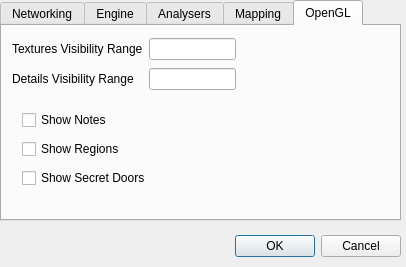
<ui version="4.0" >
 <author></author>
 <comment></comment>
 <exportmacro></exportmacro>
 <class>ConfigDialog</class>
 <widget class="QDialog" name="ConfigDialog" >
  <property name="geometry" >
   <rect>
    <x>0</x>
    <y>0</y>
    <width>406</width>
    <height>267</height>
   </rect>
  </property>
  <property name="minimumSize" >
   <size>
    <width>406</width>
    <height>267</height>
   </size>
  </property>
  <property name="maximumSize" >
   <size>
    <width>406</width>
    <height>267</height>
   </size>
  </property>
  <property name="windowTitle" >
   <string>Dialog</string>
  </property>
  <widget class="QWidget" name="layoutWidget_2" >
   <property name="geometry" >
    <rect>
     <x>50</x>
     <y>230</y>
     <width>351</width>
     <height>33</height>
    </rect>
   </property>
   <layout class="QHBoxLayout" >
    <property name="margin" >
     <number>0</number>
    </property>
    <property name="spacing" >
     <number>6</number>
    </property>
    <item>
     <spacer>
      <property name="orientation" >
       <enum>Qt::Horizontal</enum>
      </property>
      <property name="sizeHint" >
       <size>
        <width>131</width>
        <height>31</height>
       </size>
      </property>
     </spacer>
    </item>
    <item>
     <widget class="QPushButton" name="okButton" >
      <property name="text" >
       <string>OK</string>
      </property>
     </widget>
    </item>
    <item>
     <widget class="QPushButton" name="cancelButton" >
      <property name="text" >
       <string>Cancel</string>
      </property>
     </widget>
    </item>
   </layout>
  </widget>
  <widget class="QTabWidget" name="tabWidget" >
   <property name="geometry" >
    <rect>
     <x>0</x>
     <y>0</y>
     <width>401</width>
     <height>221</height>
    </rect>
   </property>
   <property name="currentIndex" >
    <number>4</number>
   </property>
   <widget class="QWidget" name="tab" >
    <attribute name="title" >
     <string>Networking</string>
    </attribute>
    <widget class="QWidget" name="widget_2" >
     <property name="geometry" >
      <rect>
       <x>10</x>
       <y>10</y>
       <width>251</width>
       <height>95</height>
      </rect>
     </property>
     <layout class="QVBoxLayout" >
      <property name="margin" >
       <number>0</number>
      </property>
      <property name="spacing" >
       <number>6</number>
      </property>
      <item>
       <layout class="QHBoxLayout" >
        <property name="margin" >
         <number>0</number>
        </property>
        <property name="spacing" >
         <number>6</number>
        </property>
        <item>
         <widget class="QLabel" name="label" >
          <property name="text" >
           <string>Local port</string>
          </property>
         </widget>
        </item>
        <item>
         <widget class="QLineEdit" name="lineEdit_localport" >
          <property name="sizePolicy" >
           <sizepolicy>
            <hsizetype>7</hsizetype>
            <vsizetype>0</vsizetype>
            <horstretch>2</horstretch>
            <verstretch>0</verstretch>
           </sizepolicy>
          </property>
         </widget>
        </item>
       </layout>
      </item>
      <item>
       <layout class="QHBoxLayout" >
        <property name="margin" >
         <number>0</number>
        </property>
        <property name="spacing" >
         <number>6</number>
        </property>
        <item>
         <widget class="QLabel" name="label_2" >
          <property name="text" >
           <string>Remote host</string>
          </property>
         </widget>
        </item>
        <item>
         <widget class="QLineEdit" name="lineEdit_remotehost" />
        </item>
       </layout>
      </item>
      <item>
       <layout class="QHBoxLayout" >
        <property name="margin" >
         <number>0</number>
        </property>
        <property name="spacing" >
         <number>6</number>
        </property>
        <item>
         <widget class="QLabel" name="label_3" >
          <property name="text" >
           <string>Remote port</string>
          </property>
         </widget>
        </item>
        <item>
         <widget class="QLineEdit" name="lineEdit_remoteport" />
        </item>
       </layout>
      </item>
     </layout>
    </widget>
    <widget class="QLabel" name="label_5" >
     <property name="geometry" >
      <rect>
       <x>10</x>
       <y>120</y>
       <width>387</width>
       <height>20</height>
      </rect>
     </property>
     <property name="text" >
      <string>NOTE: Changes to local port take place after restart!</string>
     </property>
    </widget>
   </widget>
   <widget class="QWidget" name="tab" >
    <attribute name="title" >
     <string>Engine</string>
    </attribute>
    <widget class="QWidget" name="layoutWidget" >
     <property name="geometry" >
      <rect>
       <x>10</x>
       <y>10</y>
       <width>348</width>
       <height>87</height>
      </rect>
     </property>
     <layout class="QGridLayout" >
      <property name="margin" >
       <number>0</number>
      </property>
      <property name="spacing" >
       <number>6</number>
      </property>
      <item row="2" column="0" >
       <widget class="QLabel" name="label_descquote" >
        <property name="text" >
         <string>Description quote</string>
        </property>
       </widget>
      </item>
      <item row="2" column="1" >
       <widget class="QSpinBox" name="spinBox_descquote" />
      </item>
      <item row="1" column="1" >
       <widget class="QSpinBox" name="spinBox_namequote" />
      </item>
      <item row="1" column="0" >
       <widget class="QLabel" name="label_4" >
        <property name="text" >
         <string>Room name quote</string>
        </property>
       </widget>
      </item>
      <item row="0" column="0" >
       <widget class="QCheckBox" name="checkBox_autorefresh" >
        <property name="sizePolicy" >
         <sizepolicy>
          <hsizetype>1</hsizetype>
          <vsizetype>0</vsizetype>
          <horstretch>1</horstretch>
          <verstretch>0</verstretch>
         </sizepolicy>
        </property>
        <property name="text" >
         <string>Enable automatic refresh of data</string>
        </property>
       </widget>
      </item>
     </layout>
    </widget>
    <widget class="QCheckBox" name="checkBox_promptIAC" >
     <property name="geometry" >
      <rect>
       <x>11</x>
       <y>101</y>
       <width>236</width>
       <height>25</height>
      </rect>
     </property>
     <property name="text" >
      <string>Use IAC for prompt detection</string>
     </property>
    </widget>
    <widget class="QCheckBox" name="checkBox_forwardIAC" >
     <property name="geometry" >
      <rect>
       <x>11</x>
       <y>131</y>
       <width>233</width>
       <height>25</height>
      </rect>
     </property>
     <property name="text" >
      <string>Forward the IAC to the client</string>
     </property>
    </widget>
    <widget class="QCheckBox" name="checkBox_forwardPromptColour" >
     <property name="geometry" >
      <rect>
       <x>11</x>
       <y>161</y>
       <width>259</width>
       <height>25</height>
      </rect>
     </property>
     <property name="text" >
      <string>Forward Prompt Colour to Client</string>
     </property>
    </widget>
   </widget>
   <widget class="QWidget" name="tab" >
    <attribute name="title" >
     <string>Analysers</string>
    </attribute>
    <widget class="QWidget" name="layoutWidget_3" >
     <property name="geometry" >
      <rect>
       <x>10</x>
       <y>10</y>
       <width>131</width>
       <height>141</height>
      </rect>
     </property>
     <layout class="QVBoxLayout" >
      <property name="margin" >
       <number>0</number>
      </property>
      <property name="spacing" >
       <number>6</number>
      </property>
      <item>
       <widget class="QCheckBox" name="checkBox_brief" >
        <property name="text" >
         <string>Brief Mode</string>
        </property>
       </widget>
      </item>
      <item>
       <widget class="QCheckBox" name="checkBox_desc" >
        <property name="text" >
         <string>Desc Check</string>
        </property>
       </widget>
      </item>
      <item>
       <widget class="QCheckBox" name="checkBox_exits" >
        <property name="text" >
         <string>Exits Check</string>
        </property>
       </widget>
      </item>
      <item>
       <widget class="QCheckBox" name="checkBox_terrain" >
        <property name="text" >
         <string>Terrain Check</string>
        </property>
       </widget>
      </item>
     </layout>
    </widget>
   </widget>
   <widget class="QWidget" name="tab" >
    <attribute name="title" >
     <string>Mapping</string>
    </attribute>
    <widget class="QCheckBox" name="checkBox_angrylinker" >
     <property name="geometry" >
      <rect>
       <x>10</x>
       <y>10</y>
       <width>121</width>
       <height>25</height>
      </rect>
     </property>
     <property name="text" >
      <string>AngryLinker</string>
     </property>
    </widget>
    <widget class="QCheckBox" name="checkBox_automerge" >
     <property name="geometry" >
      <rect>
       <x>10</x>
       <y>40</y>
       <width>105</width>
       <height>25</height>
      </rect>
     </property>
     <property name="text" >
      <string>Automerge</string>
     </property>
    </widget>
   </widget>
   <widget class="QWidget" name="tab" >
    <attribute name="title" >
     <string>OpenGL</string>
    </attribute>
    <widget class="QWidget" name="layoutWidget_5" >
     <property name="geometry" >
      <rect>
       <x>10</x>
       <y>10</y>
       <width>224</width>
       <height>58</height>
      </rect>
     </property>
     <layout class="QGridLayout" >
      <property name="margin" >
       <number>0</number>
      </property>
      <property name="spacing" >
       <number>6</number>
      </property>
      <item row="1" column="1" >
       <widget class="QLineEdit" name="lineEdit_detrange" />
      </item>
      <item row="0" column="1" >
       <widget class="QLineEdit" name="lineEdit_visrange" />
      </item>
      <item row="1" column="0" >
       <widget class="QLabel" name="label_8" >
        <property name="text" >
         <string>Details Visibility Range</string>
        </property>
       </widget>
      </item>
      <item row="0" column="0" >
       <widget class="QLabel" name="label_7" >
        <property name="text" >
         <string>Textures Visibility Range</string>
        </property>
       </widget>
      </item>
     </layout>
    </widget>
    <widget class="QWidget" name="" >
     <property name="geometry" >
      <rect>
       <x>20</x>
       <y>81</y>
       <width>146</width>
       <height>86</height>
      </rect>
     </property>
     <layout class="QVBoxLayout" >
      <property name="margin" >
       <number>0</number>
      </property>
      <property name="spacing" >
       <number>6</number>
      </property>
      <item>
       <widget class="QCheckBox" name="checkShowNotes" >
        <property name="text" >
         <string>Show Notes</string>
        </property>
       </widget>
      </item>
      <item>
       <widget class="QCheckBox" name="checkShowRegions" >
        <property name="text" >
         <string>Show Regions</string>
        </property>
       </widget>
      </item>
      <item>
       <widget class="QCheckBox" name="checkShowSecrets" >
        <property name="text" >
         <string>Show Secret Doors</string>
        </property>
       </widget>
      </item>
     </layout>
    </widget>
   </widget>
  </widget>
 </widget>
 <pixmapfunction></pixmapfunction>
 <resources/>
 <connections>
  <connection>
   <sender>okButton</sender>
   <signal>clicked()</signal>
   <receiver>ConfigDialog</receiver>
   <slot>accept()</slot>
   <hints>
    <hint type="sourcelabel" >
     <x>278</x>
     <y>253</y>
    </hint>
    <hint type="destinationlabel" >
     <x>96</x>
     <y>254</y>
    </hint>
   </hints>
  </connection>
  <connection>
   <sender>cancelButton</sender>
   <signal>clicked()</signal>
   <receiver>ConfigDialog</receiver>
   <slot>reject()</slot>
   <hints>
    <hint type="sourcelabel" >
     <x>369</x>
     <y>253</y>
    </hint>
    <hint type="destinationlabel" >
     <x>179</x>
     <y>282</y>
    </hint>
   </hints>
  </connection>
 </connections>
</ui>
